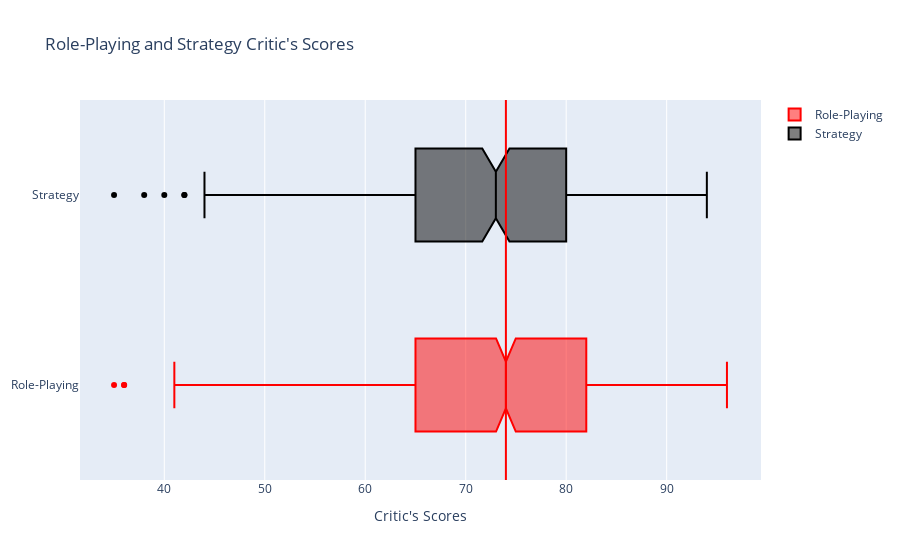

The cell this chart's notebook holds for it:
### Code cell
y_rpg = df[df.Genre == 'Role-Playing'].Critic_Score
y_str = df[df.Genre == 'Strategy'].Critic_Score

fig = go.Figure()
fig.add_trace(go.Box(x=y_rpg, notched= True, name= 'Role-Playing', marker_color='red'))
fig.add_trace(go.Box(x=y_str, notched= True, name= 'Strategy', marker_color='black'))
fig.add_vline(x=y_rpg.median(), line_color='red')
fig.update_layout(title="Role-Playing and Strategy Critic's Scores", xaxis_title="Critic's Scores")
fig.show()

### Figure 1 — Plotly figure (JSON) as saved in the notebook; plotly's stock layout.template omitted (floating-point values rounded to 4 significant figures; data arrays with more than 128 entries replaced by an {"elided": "..."} marker saying what was removed)
{"data": [{"marker": {"color": "red"}, "name": "Role-Playing", "notched": true, "type": "box", "x": {"elided": "737 int values"}}, {"marker": {"color": "black"}, "name": "Strategy", "notched": true, "type": "box", "x": {"elided": "302 int values"}}], "layout": {"shapes": [{"line": {"color": "red"}, "type": "line", "x0": 74, "x1": 74, "xref": "x", "y0": 0, "y1": 1, "yref": "y domain"}], "title": {"text": "Role-Playing and Strategy Critic's Scores"}, "xaxis": {"title": {"text": "Critic's Scores"}}}}
